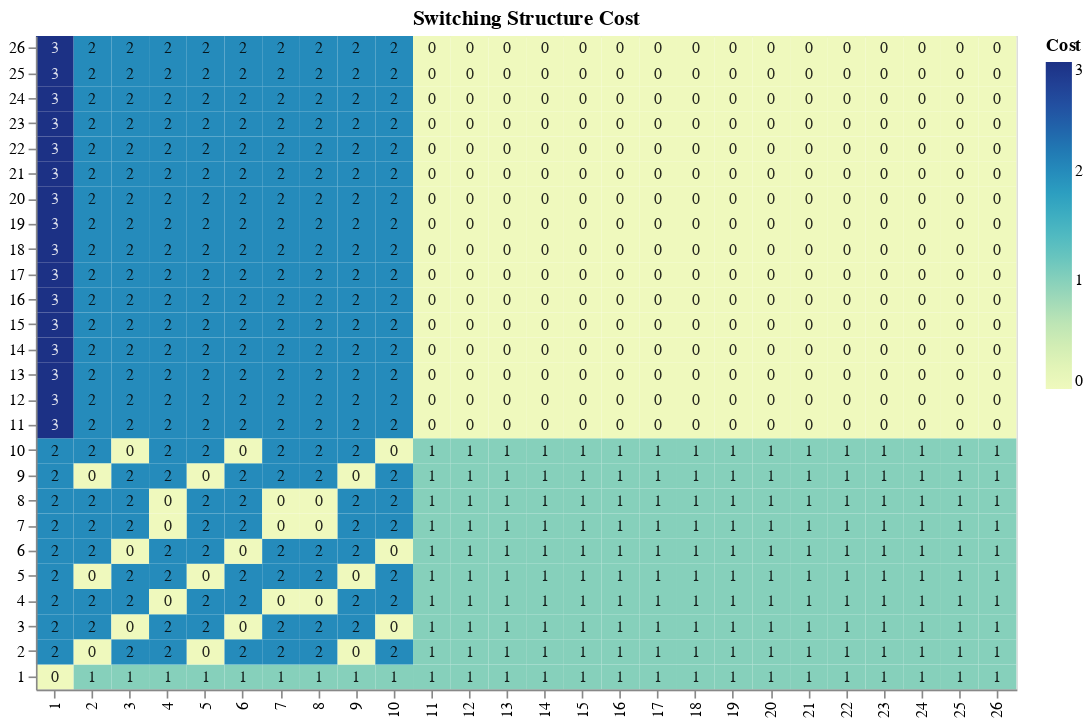

Here is the notebook cell this chart was saved with:
### Code cell
dfplot = pd.DataFrame({'x': dfsimilarity["id_a"].ravel(),
                   'y': dfsimilarity["id_b"].ravel(),
                   'Cost': dfsimilarity["cost"].ravel()})
#alt.data_transformers.disable_max_rows()
chart = alt.Chart(dfplot).mark_rect().encode(
    x=alt.X('x:O', axis=alt.Axis(title="")),
    y=alt.Y('y:O', axis=alt.Axis(title=""), sort="descending"),
    color='Cost:Q'
).properties(
    title=["Switching Structure Cost"]
)

text = chart.mark_text(baseline='middle').encode(
    text='Cost:Q',
    color=alt.condition(
        alt.datum.Cost < 3,
        alt.value('black'),
        alt.value('white')
    ),
    size=alt.value(10),
    opacity=alt.value(0.85)
)

# Draw the chart
plot = chart.properties(width=CHART_WIDTH, height=CHART_HEIGHT) + text
plot

### Figure 1 — Vega-Lite specification as saved in the notebook (floating-point values rounded to 4 significant figures; data arrays with more than 128 entries replaced by an {"elided": "..."} marker saying what was removed)
{"config": {"view": {"continuousWidth": 400, "continuousHeight": 300}}, "layer": [{"mark": "rect", "encoding": {"color": {"type": "quantitative", "field": "Cost"}, "x": {"type": "ordinal", "axis": {"title": ""}, "field": "x"}, "y": {"type": "ordinal", "axis": {"title": ""}, "field": "y", "sort": "descending"}}, "height": 400, "title": ["Switching Structure Cost"], "width": 600}, {"mark": {"type": "text", "baseline": "middle"}, "encoding": {"color": {"condition": {"value": "black", "test": "(datum.Cost < 3)"}, "value": "white"}, "opacity": {"value": 0.85}, "size": {"value": 10}, "text": {"type": "quantitative", "field": "Cost"}, "x": {"type": "ordinal", "axis": {"title": ""}, "field": "x"}, "y": {"type": "ordinal", "axis": {"title": ""}, "field": "y", "sort": "descending"}}, "title": ["Switching Structure Cost"]}], "data": {"name": "data-0db101d7f112baa11251710e618a6fbb"}, "$schema": "https://vega.github.io/schema/vega-lite/v4.8.1.json", "datasets": {"data-0db101d7f112baa11251710e618a6fbb": {"elided": "676 records"}}}
